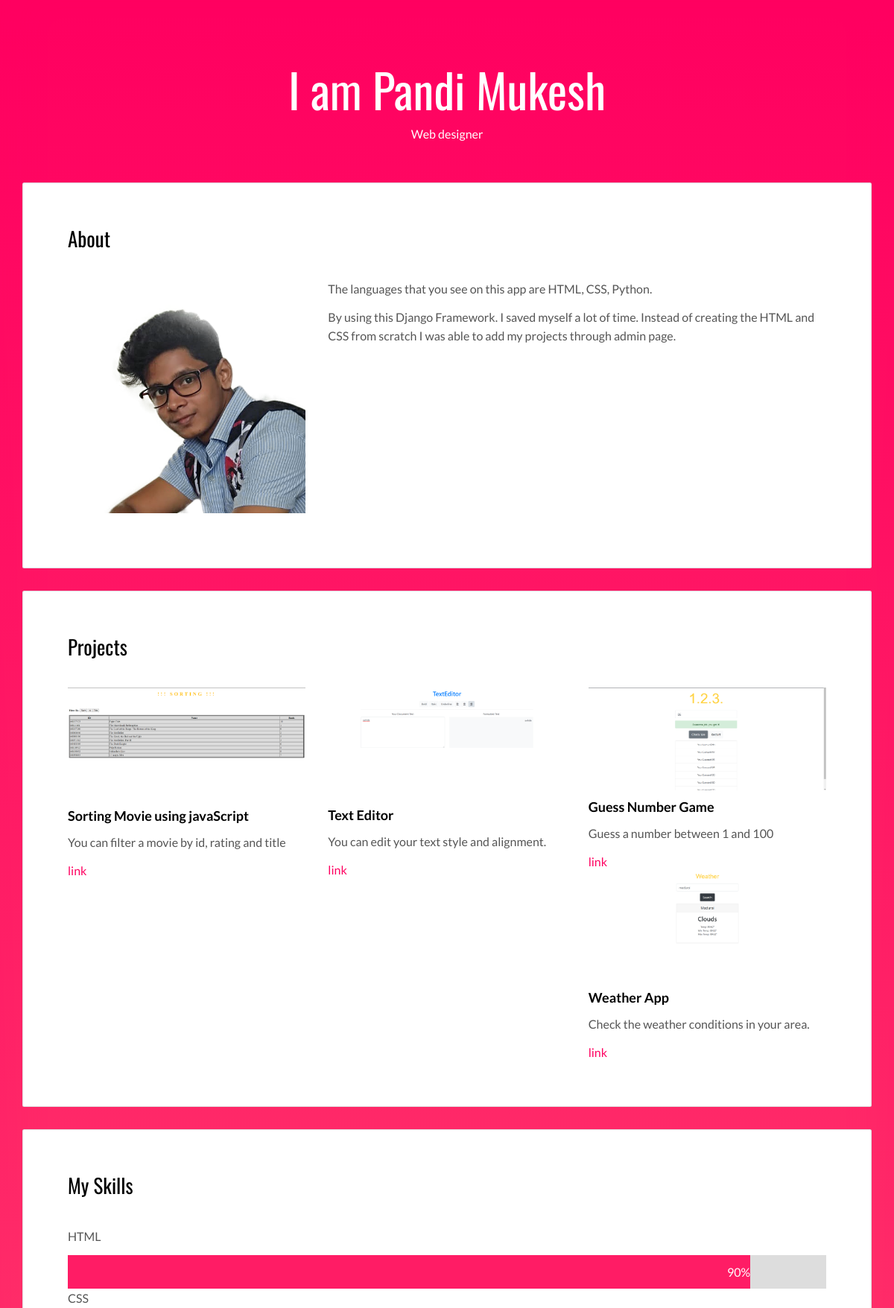
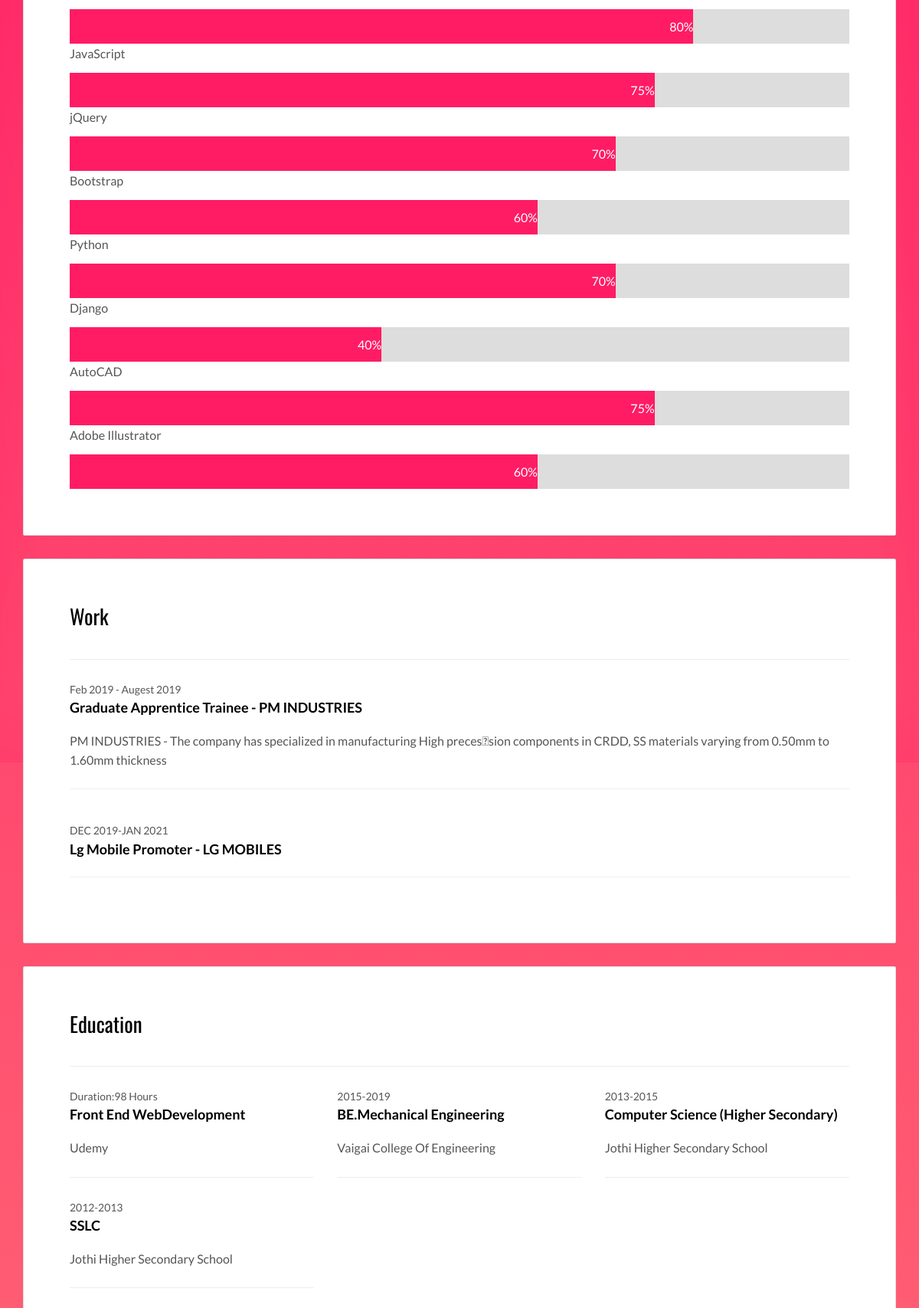
The page / (upper part) on the database its author committed (2 pictures, top to bottom).
### portfolio/models.py (models this page shows)
class Project(models.Model):
    title = models.CharField(max_length=100)
    description = models.CharField(max_length=250)
    image = models.ImageField(upload_to='portfolio/images/')
    url = models.URLField(blank=True)

### portfolio/views.py (the view)
# urls.py: 2. Add a URL to urlpatterns:  path('', views.home, name='home')
def home(request):
    projects = Project.objects.all()
    return render(request,'portfolio/home.html', {'projects':projects})

### portfolio/templates/portfolio/home.html (shortened to what this page needs)
<!DOCTYPE html>
<html lang="en">
<head>
  {% load static %}
<link href="{% static 'portfolio/main.d8e0d294.css' %}" rel="stylesheet"></head>
<body class="">
<main class="content-wrapper">
  <header class="white-text-container section-container">
    <div class="text-center">
      <h1>I am Pandi Mukesh</h1>
      <p>Web designer</p>
    </div>
  </header>
 <div class="container">
   <div class="row">
     <div class="col-xs-12">
        <div class="card">
          <div class="card-block">
            <h2>About </h2>
            <div class="row">
              <div class="col-md-4">
                <p><img src="{% static 'portfolio/profile1.png' %}" class="img-responsive" alt=""></p>
              </div>
              <div class="col-md-8">
              <p>The languages that you see on this app are HTML, CSS, Python. </p>
              <p> By using this Django Framework. I saved myself a lot of time. Instead of creating the HTML and CSS from scratch I was able to add my projects through admin page.</p>
              <br>
              <br>
              </div>
            </div>
          </div>
        </div>
        <div class="card">
          <div class="card-block">
            <h2>Projects</h2>
            <div class="row">
              {%for project in projects%}
              <div class="col-md-4">
                <img src="{{ project.image.url }}" class="img-responsive" alt="">
                <h3 class="h5">{{ project.title }}</h3>
                <p>{{ project.description }}</p>
                {% if project.url %}
                 <a href="{{ project.url }}">link</a>
                {% endif %}
              </div>
              {% endfor %}
            </div>
          </div>
        </div>
        <div class="card">
          <div class="card-block">
            <h2>My Skills</h2>
            <p>HTML</p>
          <div class="skillContainer">
            <div class="skillsList html1">90%</div>
          </div>
          <p>CSS</p>
          <div class="skillContainer">
            <div class="skillsList css2">80%</div>
          </div>
          <p>JavaScript</p>
          <div class="skillContainer">
            <div class="skillsList js3">75%</div>
          </div>
          <p>jQuery</p>
          <div class="skillContainer">
            <div class="skillsList jQuery4">70%</div>
          </div>
          <p>Bootstrap</p>
          <div class="skillContainer">
            <div class="skillsList Bootstrap4">60%</div>
          </div>
          <p>Python</p>
          <div class="skillContainer">
            <div class="skillsList Python4">70%</div>
          </div>
          <p>Django</p>
          <div class="skillContainer">
            <div class="skillsList Django4">40%</div>
          </div>
          <p>AutoCAD</p>
          <div class="skillContainer">
            <div class="skillsList AutoCad4 ">75%</div>
          </div>
          <p>Adobe Illustrator</p>
          <div class="skillContainer">
            <div class="skillsList AdobeIllustrator4">60%</div>
          </div>
            </div>
        </div>
        <div class="card">
          <div class="card-block">
            <h2>Work</h2>
            <hr>
            <div class="work-experience">
              <small class="date">Feb 2019 - Augest 2019</small>
              <h3 class="h5 date-title">Graduate Apprentice Trainee - <strong>PM INDUSTRIES</strong> </h3>
              <p>PM INDUSTRIES - The company has specialized in manufacturing High precession components in CRDD, SS materials varying from
                0.50mm to 1.60mm thickness</p>
                <hr>
            </div>
            <div class="work-experience">
              <small class="date">DEC 2019-JAN 2021</small>
              <h3 class="h5 date-title">Lg Mobile Promoter - <strong>LG MOBILES</strong></h3>
              <hr>
            </div>
          </div>
        </div>
        <div class="card">
          <div class="card-block">
            <h2>Education</h2>
            <hr>
            <div class="row">
              <div class="col-md-4">
                <div class="education-experience">
                  <small class="date">Duration:98 Hours</small>
                  <h3 class="h5 date-title">Front End WebDevelopment</h3>
                  <p>Udemy</p>
                  <hr>
                </div>
              </div>
              <div class="col-md-4">
                <div class="education-experience">
                  <small class="date">2015-2019</small>
                  <h3 class="h5 date-title">BE.Mechanical Engineering</h3>
                  <p>Vaigai College Of Engineering</p>
                  <hr>
                </div>
              </div>
              <div class="col-md-4">
                <div class="education-experience">
                  <small class="date">2013-2015</small>
                  <h3 class="h5 date-title">Computer Science (Higher Secondary)</h3>
                  <p>Jothi Higher Secondary School</p>
                  <hr>
                </div>
              </div>
              <div class="col-md-4">
                <div class="education-experience">
                  <small class="date">2012-2013</small>
                  <h3 class="h5 date-title">SSLC</h3>
                  <p>Jothi Higher Secondary School</p>
                  <hr>
                </div>
              </div>
            </div>
          </div>
        </div>
     </div>
   </div>
 </div>
</main>
<script type="text/javascript" src="./main.bc58148c.js"></script></body>
</html>

### portfolio/templates/portfolio/home.html (style rules this page uses)
.skillContainer { width: 100%; background-color: #ddd; }
.skillsList { text-align: right; padding-top: 10px; padding-bottom: 10px; color: white; }
.html1 { width: 90%; background-color: #ff1c65; }
.css2 { width: 80%; background-color: #ff1c65; }
.js3 { width: 75%; background-color: #ff1c65; }
.jQuery4 { width: 70%; background-color: #ff1c65; }
.Bootstrap4 { width: 60%; background-color: #ff1c65; }
.Python4 { width: 70%; background-color: #ff1c65; }
.Django4 { width: 40%; background-color: #ff1c65; }
.AutoCad4 { width: 75%; background-color: #ff1c65; }
.AdobeIllustrator4 { width: 60%; background-color: #ff1c65; }

### rows shown on the page
Project: image (picture), title "Sorting Movie using javaScript", description "You can filter a movie by id, rating and title"
Project: image (picture), title "Text Editor", description "You can edit your text style and alignment."
Project: image (picture), title "Guess Number Game", description "Guess a number between 1 and 100"
Project: image (picture), title "Weather App", description "Check the weather conditions in your area."
